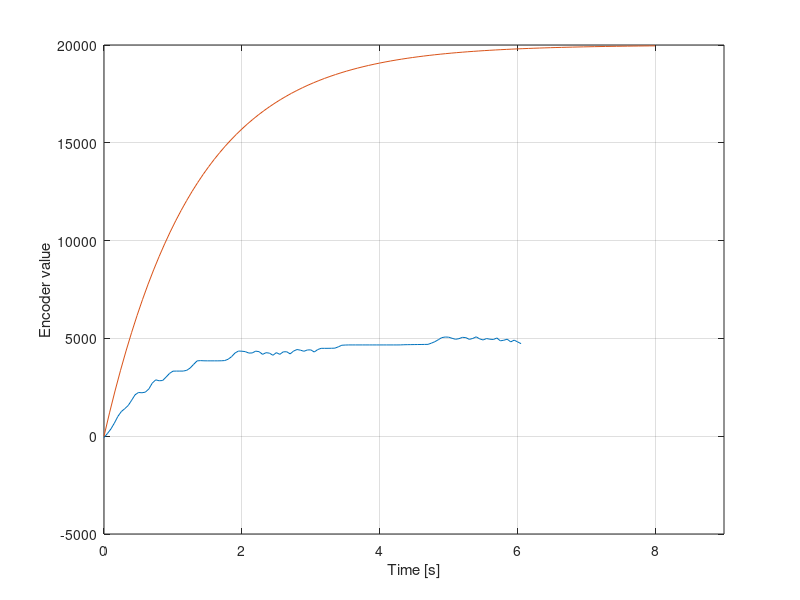
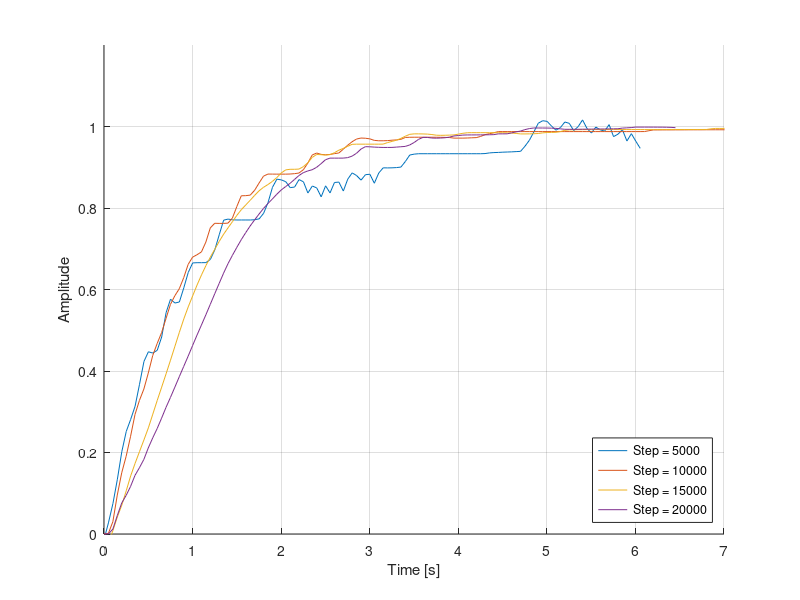

Reproduce these figures in MATLAB, in order.
clear 
clc 
 
k =20000; 
tau= 1.301; 
s = tf('s'); 
G = k/(tau*s+1) 
[B, t] = step(G); 
 
A1=load('step5000.txt'); 
A2=load('step10000.txt'); 
A3=load('step15000.txt'); 
A4=load('step20000.txt'); 
 
figure(1) 
plot((A1(:,2)-A1(1,2))/1000,A1(:,1)) 
hold on 
plot(t,B) 
xlabel('Time [s]')  
ylabel('Encoder value')  
grid on 
xlim([0 9]) 
hold off 
 
figure(2)
hold on 
plot((A1(:,2)-A1(1,2))/1000,A1(:,1)/5000)
plot((A2(:,2)-A2(1,2))/1000,A2(:,1)/10000) 
plot((A3(:,2)-A3(1,2))/1000,A3(:,1)/15000) 
plot((A4(:,2)-A4(1,2))/1000,A4(:,1)/20000) 
xlabel('Time [s]')  
ylabel('Amplitude')  
grid on 
xlim([0 7]) 
ylim([0 1.2]) 
legend({'Step = 5000','Step = 10000', 'Step = 15000', 'Step = 20000'},'Location','southeast') 
hold off